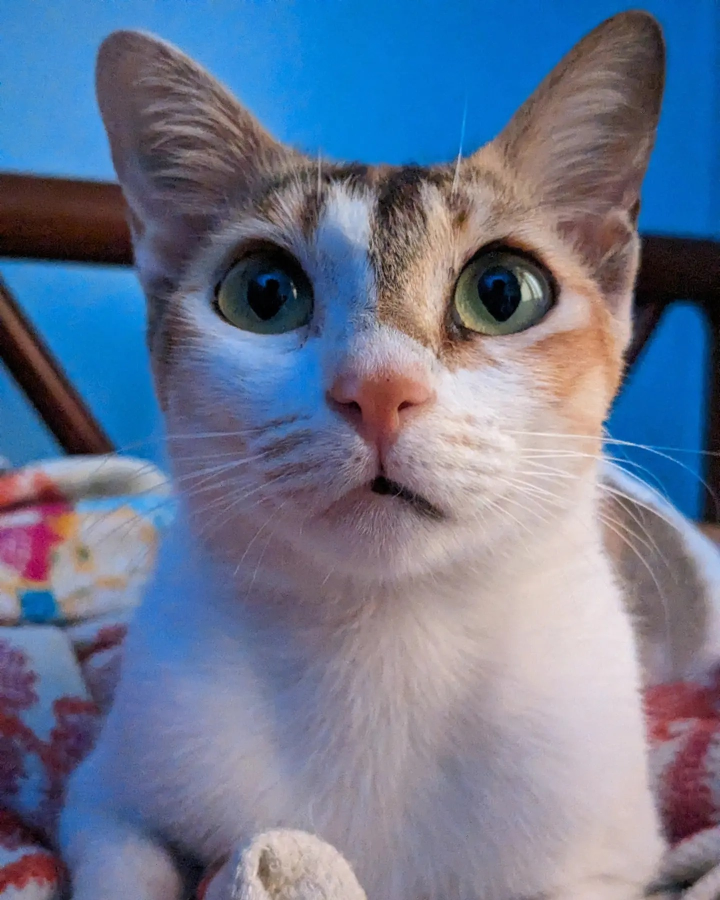
#> input picture Mini.jpg, 1440 x 1800 px (shown at 1/2 size)
$ jupyter execute 1A_change_spatial_resolution.ipynb
#> lines starting #> are read from the running program, lines starting #| are printed output that depends on the picture
# 1(a)
- Take grayscale image of size 512x512 and perform the following operations:<br>Decrease its spatial resolution by half every time and observe its change when displaying in the same window size

###### Akif Islam <br> Department of CSE-RU <br> iamakifislam@gmail.com <br> 5th September 2023

# Load Image

[cell 1]
import cv2
img = cv2.imread("Mini.jpg")
#> img is the input picture: shape (1800, 1440, 3); mean B, G, R 144.5, 118.8, 107.1
img = cv2.cvtColor(img,cv2.COLOR_BGR2GRAY)
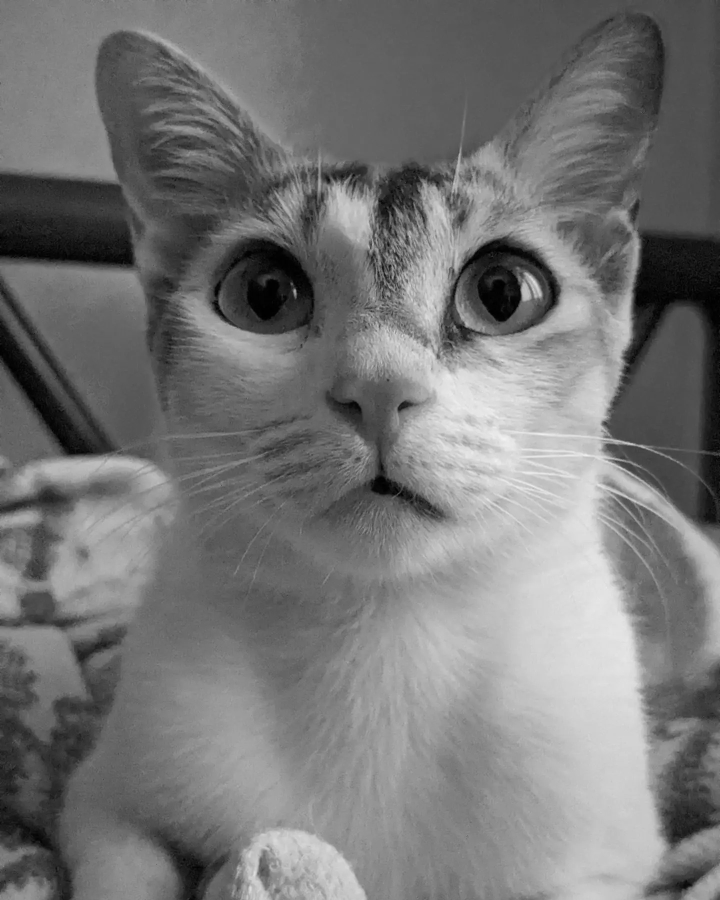
#> img: shape (1800, 1440) (shown at 1/2 size); min 0, max 243, mean 118.2
img = cv2.resize(img,(512,512))
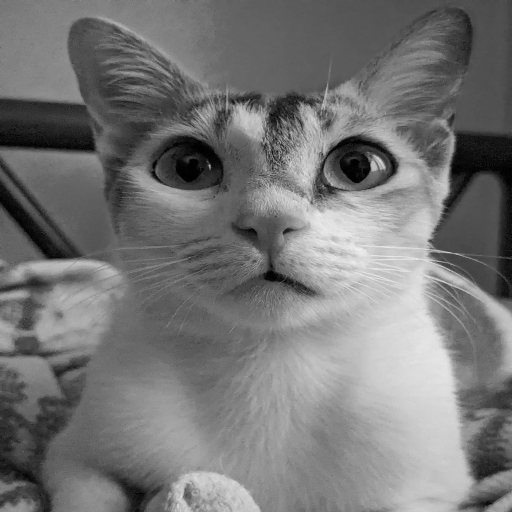
#> img: shape (512, 512); min 0, max 242, mean 118.1

# Original Image Plot 512x512

[cell 2]
import matplotlib.pyplot as plt
plt.imshow(img,cmap="gray")
plt.show()

[cell 3]
height,width = img.shape
#> height = 512; width = 512

# Downsampling

[cell 4]
import numpy as np

def downsampling(decrease_by):
    new_image = []

    for i in range(0,height,decrease_by):
        temp_row = []
        for j in range(0,width,decrease_by):
            temp_row.append(img[i][j])

        new_image.append(temp_row)

    new_image = np.array(new_image)
    return new_image

# Subplots

[cell 5]
plt.figure(figsize=(10,6))

for i in range(1,9):
    plt.subplot(2,4,i)
    x = downsampling(2**(i-1)) #(i-1)=0 provides the original image
    h,w = x.shape
    plt.imshow(x,cmap='gray')
    plt.title(f"{h}x{w}")

plt.show()
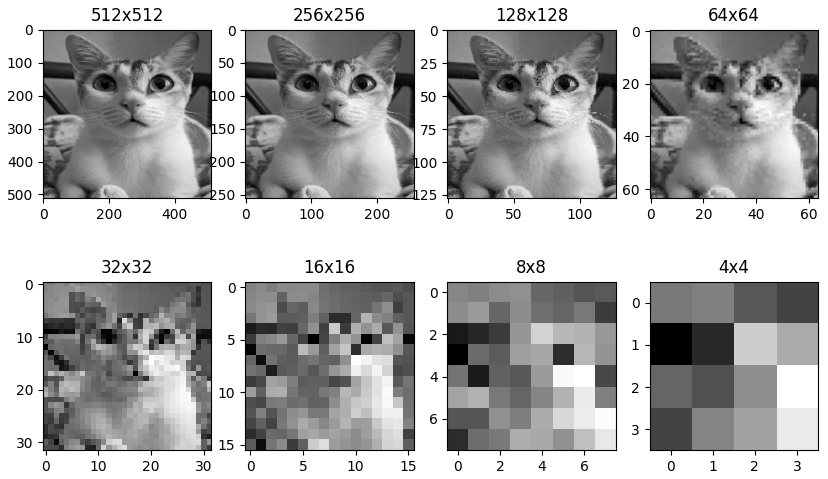
#> figure drawn by matplotlib, 8 panels

$ run again, with Cat_Square.jpg copied over Mini.jpg
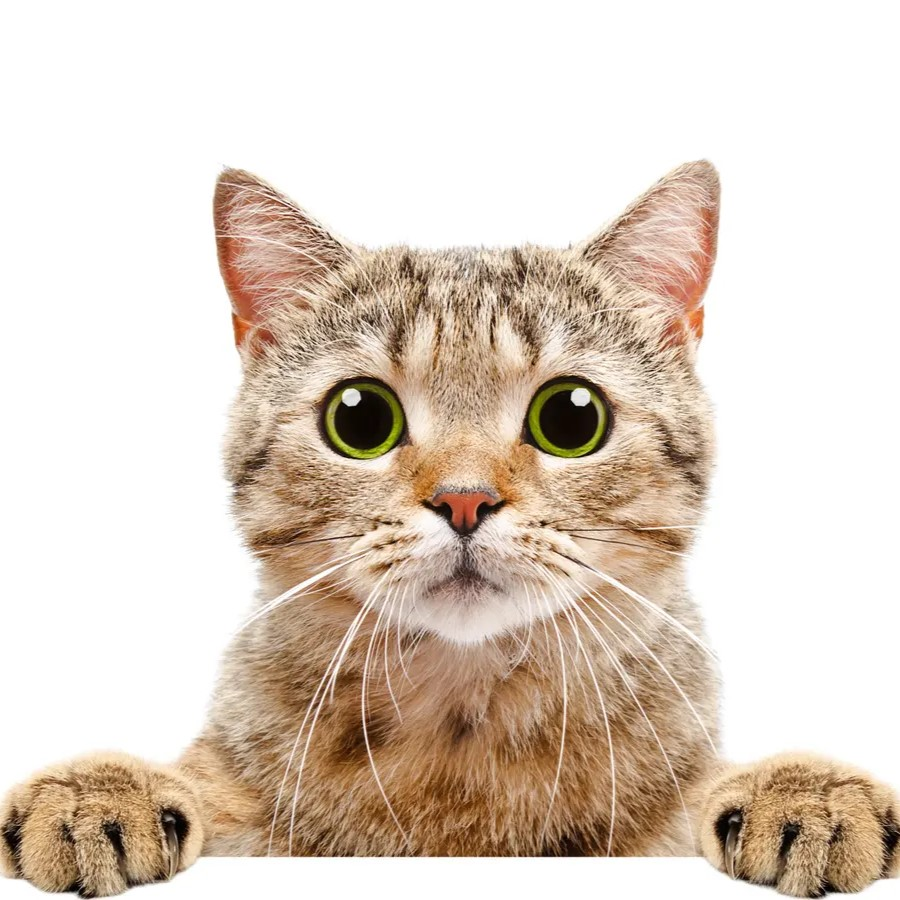
#> input picture Cat_Square.jpg, 900 x 900 px
#> img is the input picture: shape (900, 900, 3); mean B, G, R 196.2, 208.9, 222.5
#> `img = cv2.cvtColor(img,cv2.COLOR_BGR2GRAY)`:
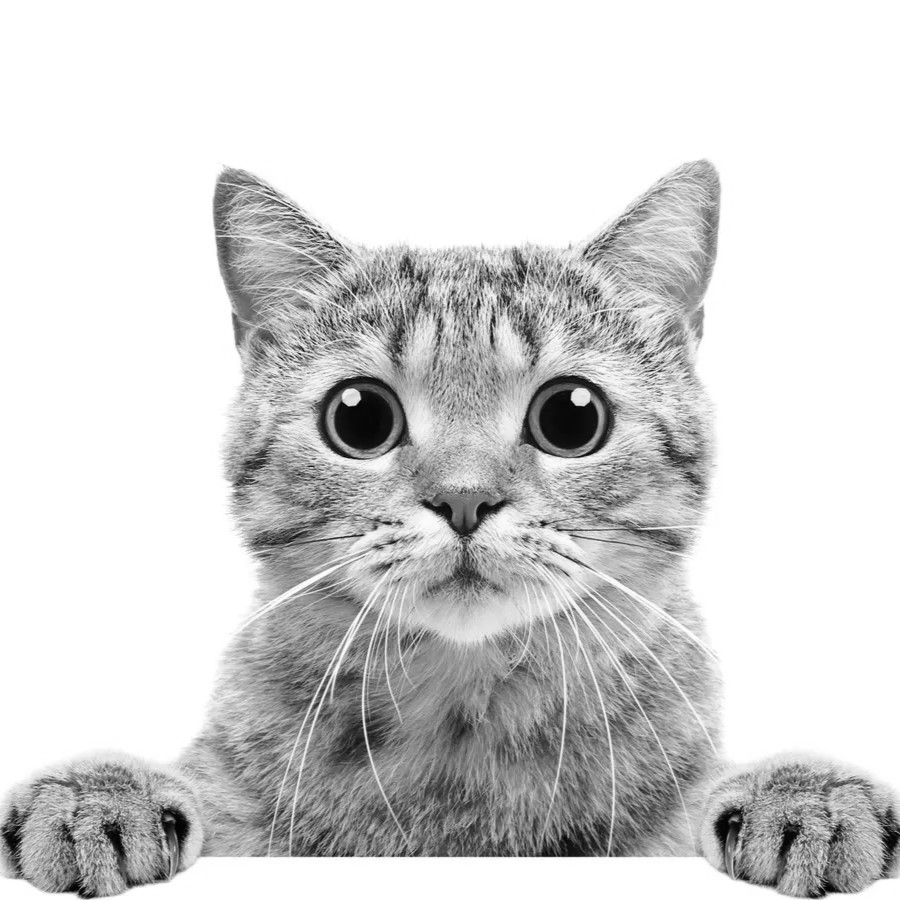
#> img: shape (900, 900); min 0, max 255, mean 211.5
